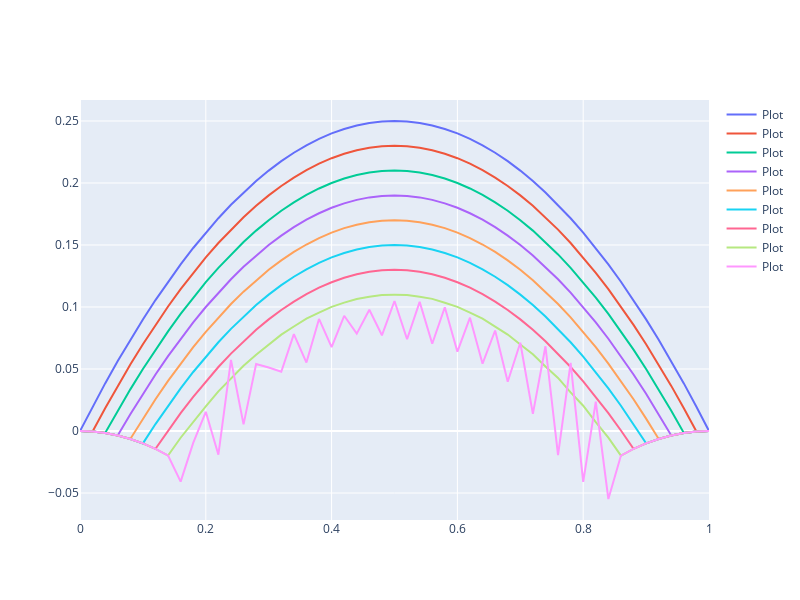
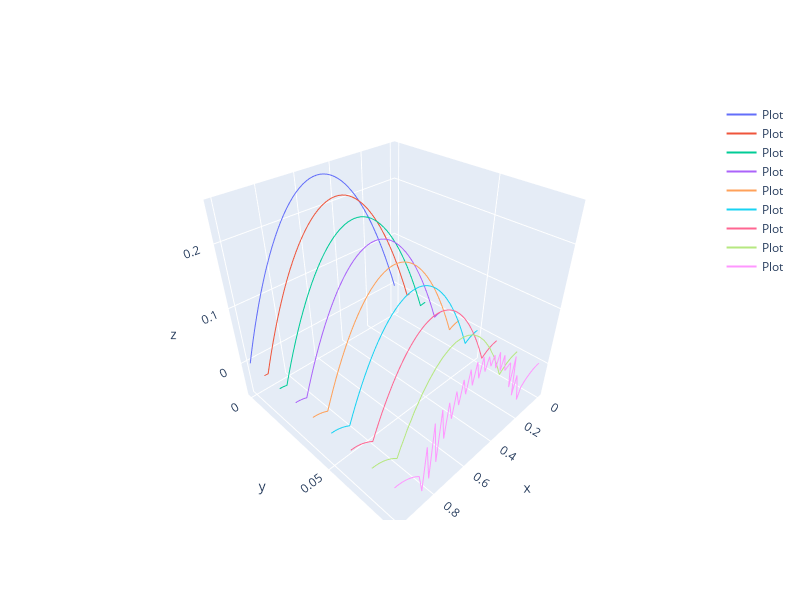

The notebook cell saved with these charts, in order:
### Code cell
out_dir = "./output"
draw_plot(out_dir)
